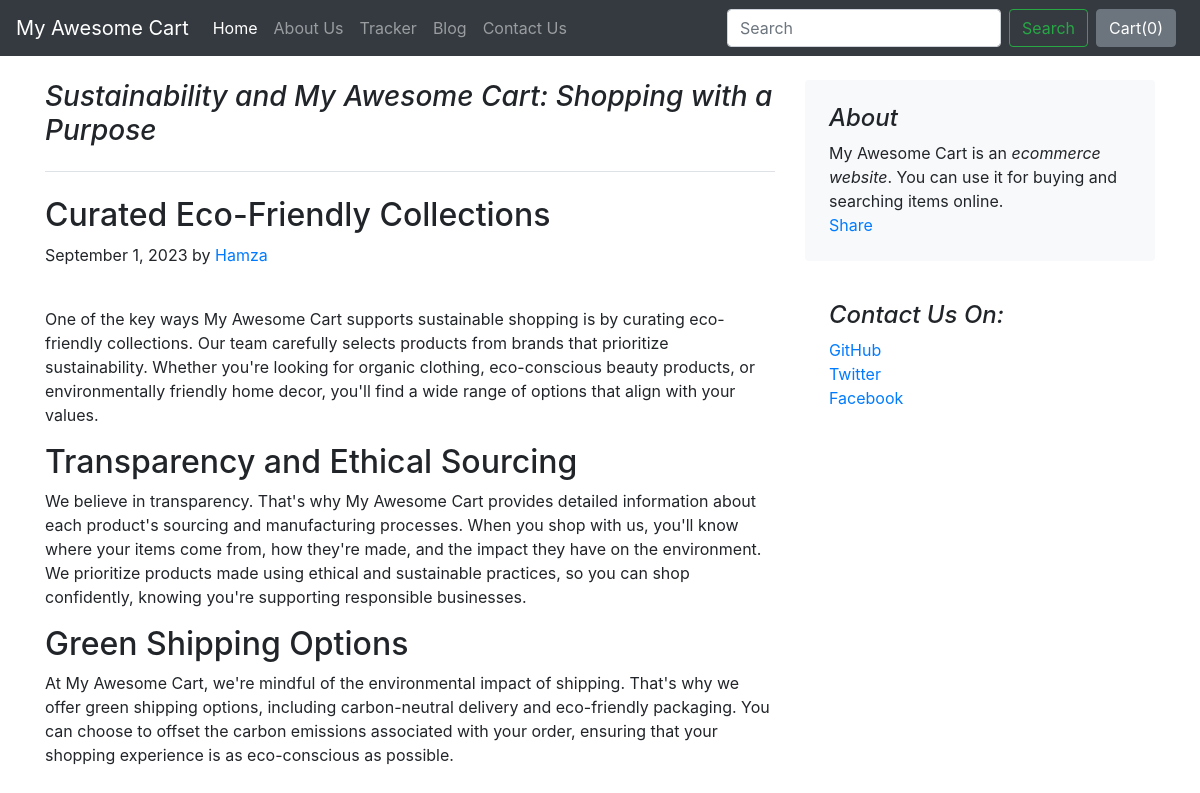
The app's page /blog/blogpost/2 with its own data.
### blog/models.py (models this page shows)
class Blogpost(models.Model):
    post_id= models.AutoField(primary_key=True)
    title=models.CharField(max_length=500)
    head0 =models.CharField(max_length=500, default="")
    chead0 =models.CharField(max_length=5000, default="")
    head1 =models.CharField(max_length=500, default="")
    chead1 =models.CharField(max_length=5000, default="")
    head2 =models.CharField(max_length=500, default="")
    chead2 =models.CharField(max_length=5000, default="")
    pub_date= models.DateField()
    thumbnail=models.ImageField(upload_to="shop/images", default="")
    def __str__(self):
        return self.title

### blog/views.py (the view)
# urls.py: path('blogpost/<int:id>', views.blogpost,name="blogPost"),
def blogpost(request , id):
    post= Blogpost.objects.filter(post_id=id)[0]
    print(post)
    return render(request,'blog/blogpost.html', {'post':post})

### blog/templates/blog/blogpost.html (shortened to what this page needs)
{%extends 'blog/basic.html'%}
{%block body%}
<div class="container">
    <div class="row mt-4">
        <div class="col-md-8 blog-main">
            <h3 class="pb-4 mb-4 font-italic border-bottom">
                {{post.title}}
            </h3>
            <div class="blog-post">
                <h2 class="blog-post-title">{{post.head0}}</h2>
                <p class="blog-post-meta">September 1, 2023 by <a href="#">Hamza</a></p>
                <div class="fb-like" data-href="http://127.0.0.1:8000/blog/blogpost/{{post.post_id}}" data-width="" data-layout="" data-action="" data-size="" data-share="true"></div><br>
                <p>{{post.chead0}}</p>
                <h2>{{post.head1}}</h2>
                <p> {{post.chead1}}</p>
                <h2>{{post.head2}}</h2>
                <p>{{post.chead2}}</p>
            </div>
        </div>
        <aside class="col-md-4 blog-sidebar">
            <div class="p-4 mb-3 bg-light rounded">
                <h4 class="font-italic">About</h4>
                <p class="mb-0">My Awesome Cart is an <em>ecommerce website</em>. You can use it for buying and searching items online. </p>
                <div class="fb-share-button" data-href="http://127.0.0.1:8000/blog/blogpost/{{post.post_id}}" data-layout="" data-size=""><a target="_blank" href="https://www.facebook.com/sharer/sharer.php?u=http%3A%2F%2F127.0.0.1%3A8000%2Fblog%2Fblogpost%2F3&amp;src=sdkpreparse" class="fb-xfbml-parse-ignore">Share</a></div>
            </div>
            <div class="p-4">
                <h4 class="font-italic">Contact Us On: </h4>
                <ol class="list-unstyled">
                    <li><a href="#">GitHub</a></li>
                    <li><a href="#">Twitter</a></li>
                    <li><a href="#">Facebook</a></li>
                </ol>
            </div>
        </aside>
    </div>
</div>
{%endblock%}

### records on screen
Blogpost: title "Sustainability and My Awesome Cart: Shopping with a Purpose", head0 "Curated Eco-Friendly Collections", chead0 "One of the key ways My Awesome Cart supports sustainable shopping is by curating eco-friendly collections. Our team carefully selects products from brands that prioritize sustainability. Whether you're looking for organic clothing, eco-conscious beauty products, or environmentally friendly home decor, you'll find a wide range of options that align with your values.", head1 "Transparency and Ethical Sourcing", chead1 "We believe in transparency. That's why My Awesome Cart provides detailed information about each product's sourcing and manufacturing processes. When you shop with us, you'll know where your items come from, how they're made, and the impact they have on the environment. We prioritize products made using ethical and sustainable practices, so you can shop confidently, knowing you're supporting responsible businesses.", head2 "Green Shipping Options", chead2 "At My Awesome Cart, we're mindful of the environmental impact of shipping. That's why we offer green shipping options, including carbon-neutral delivery and eco-friendly packaging. You can choose to offset the carbon emissions associated with your order, ensuring that your shopping experience is as eco-conscious as possible."
